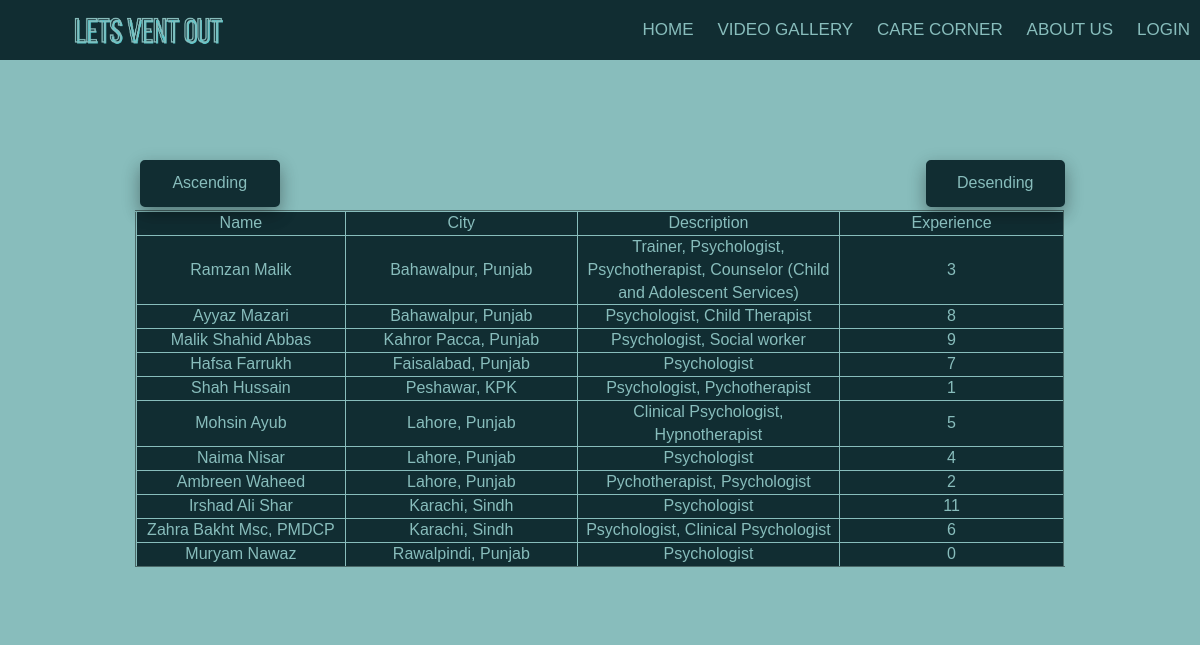
Page /sort.php on the committed database.
### tables this page shows
CREATE TABLE `carecorner` (
  `id` int(11) NOT NULL,
  `name` varchar(250) NOT NULL,
  `city` varchar(300) NOT NULL,
  `type` varchar(3000) NOT NULL,
  `ex` int(30) NOT NULL
);

### sort.php (the view, shortened to what this page needs)
<!DOCTYPE html>
<html lang="en">
<head>
    <link rel="stylesheet" href="https://cdnjs.cloudflare.com/ajax/libs/font-awesome/4.7.0/css/font-awesome.min.css">
</head>
<body>
<?php require 'header.php'; ?>
<div class="container main-container">
    <div>
      <form action="asort.php" method="post">
  <button class="button"  type="submit"
    style= "vertical-align:middle;
    margin-right: 30%;
    float: left;
    box-shadow: 0 8px 16px 0 rgba(0,0,0,0.2), 0 6px 20px 0 rgba(0,0,0,0.19);
    padding: 10px;"><span>Ascending </span></button>
  <button class="button" formaction="dsort.php" type="submit"
    style="vertical-align:middle;
    margin-left: 30%;
    float: right;
    box-shadow: 0 8px 16px 0 rgba(0,0,0,0.2), 0 6px 20px 0 rgba(0,0,0,0.19);
    padding: 10px;"><span>Desending </span></button>
</div>
<div>
<?php
require_once('connection.php');
    ?>
<?php
    echo "<table border='2'
    style='border-collapse:collapse;
    margin-top: 50px;
    margin-bottom: 50px;
    border-color: #88bdbc;
    font-family: Arial, Helvetica, sans-serif;
    font-size: 16px;
    padding-top: 30px;
    padding-bottom: 30px;
    text-align: left;
    background-color: #112d32;
    color: #88bdbc;
    '>";
    echo "<tr style='font-weight: initial;'>";
    echo "<td width='5%' align='center'>Name</td>";
    echo "<td width='5%' align='center'>City</td>";
    echo "<td width='5%' align='center'>Description</td>";
    echo "<td width='5%' align='center'>Experience</td>";
    echo "</tr>";
    $sql = "SELECT * FROM carecorner";
    $query = mysqli_query($conn, $sql);
    $count = mysqli_num_rows($query);
    if($count>0)
    {
      while($row = mysqli_fetch_array($query))
      {
       echo '<td width="5%" align=center>' . $row['name'] . '</td>';
       echo '<td width="5%" align=center>' . $row['city'] . '</td>';
       echo '<td width="5%" align=center>' . $row['type'] . '</td>';
       echo '<td width="5%" align=center>' . $row['ex'] . '</td>';
  }
}
?>
</div>
</body>
</html>

### style.css (style rules this page uses)
* { padding:0; margin:0; list-style: none; text-decoration: none; box-sizing:border-box; font-family: sans-serif; }
body { height: 100%; width: 100%; background-color: #88bdbc ; background-position: center; background-size: cover; position: absolute; }
.main-container { margin-top: 50px; }
.container { width: 80%; display: block; margin: auto; padding-top: 100px; }

### sort.php (style rules this page uses)
.button { box-shadow: 0 8px 16px 0 rgba(0,0,0,0.2), 0 6px 20px 0 rgba(0,0,0,0.19); display: inline-block; border-radius: 5px; background-color: #112d32; border: 2px solid #112d32; color: #88bdbc;; text-align: center; font-size: 16px; padding: 12px 20px 12px 20px; width: 15%; transition: all 0.5s; cursor: pointer; margin-left: 5px; }
.button span { cursor: pointer; display: inline-block; position: relative; transition: 0.5s; }
.button span:after { content: '\00bb'; position: absolute; opacity: 0; top: 0; right: -20px; transition: 0.5s; color: #fa7b62; }

### rows in the picture
carecorner: name "Ramzan Malik", city "Bahawalpur, Punjab", type "Trainer, Psychologist, Psychotherapist, Counselor (Child and Adolescent Services)", ex "3"
carecorner: name "Ayyaz Mazari", city "Bahawalpur, Punjab", type "Psychologist, Child Therapist", ex "8"
carecorner: name "Malik Shahid Abbas", city "Kahror Pacca, Punjab", type "Psychologist, Social worker", ex "9"
carecorner: name "Hafsa Farrukh", city "Faisalabad, Punjab", type "Psychologist", ex "7"
carecorner: name "Shah Hussain", city "Peshawar, KPK", type "Psychologist, Pychotherapist", ex "1"
carecorner: name "Mohsin Ayub", city "Lahore, Punjab", type "Clinical Psychologist, Hypnotherapist", ex "5"
carecorner: name "Naima Nisar", city "Lahore, Punjab", type "Psychologist", ex "4"
carecorner: name "Ambreen Waheed", city "Lahore, Punjab", type "Pychotherapist, Psychologist", ex "2"
carecorner: name "Irshad Ali Shar", city "Karachi, Sindh", type "Psychologist", ex "11"
carecorner: name "Zahra Bakht Msc, PMDCP", city "Karachi, Sindh", type "Psychologist, Clinical Psychologist", ex "6"
carecorner: name "Muryam Nawaz", city "Rawalpindi, Punjab", type "Psychologist", ex "0"
